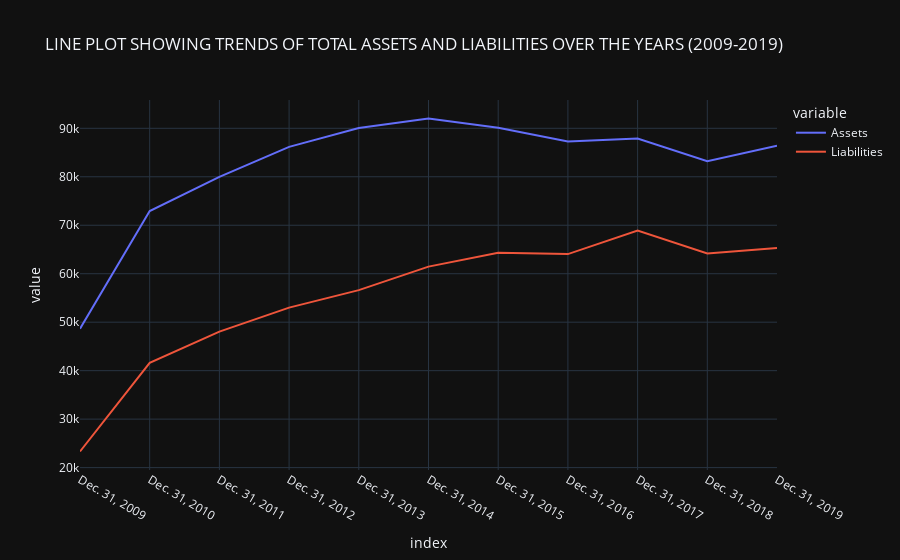

The cell this chart's notebook holds for it:
### Markdown cell above
__NOTE:__ The equity column was dropped because the total sum of the values does not correspond to the total equity as seen from the explanation of the dataset.

### Code cell
px.line(data_frame = df, y = ['Assets', 'Liabilities'], template = 'plotly_dark', 
        title = 'LINE PLOT SHOWING TRENDS OF TOTAL ASSETS AND LIABILITIES OVER THE YEARS (2009-2019)', 
        labels = {'y':'Values in millions',
                  'x':'Year'})

### Figure 1 — Plotly figure (JSON) as saved in the notebook; plotly's stock layout.template omitted (floating-point values rounded to 4 significant figures)
{"data": [{"hovertemplate": "variable=Assets<br>index=%{x}<br>value=%{y}<extra></extra>", "legendgroup": "Assets", "line": {"color": "#636efa", "dash": "solid"}, "marker": {"symbol": "circle"}, "mode": "lines", "name": "Assets", "orientation": "v", "showlegend": true, "type": "scatter", "x": ["Dec. 31, 2009", "Dec. 31, 2010", "Dec. 31, 2011", "Dec. 31, 2012", "Dec. 31, 2013", "Dec. 31, 2014", "Dec. 31, 2015", "Dec. 31, 2016", "Dec. 31, 2017", "Dec. 31, 2018", "Dec. 31, 2019"], "xaxis": "x", "y": [48671, 72921, 79974, 86174, 90055, 92023, 90093, 87270, 87896, 83216, 86381], "yaxis": "y"}, {"hovertemplate": "variable=Liabilities<br>index=%{x}<br>value=%{y}<extra></extra>", "legendgroup": "Liabilities", "line": {"color": "#EF553B", "dash": "solid"}, "marker": {"symbol": "circle"}, "mode": "lines", "name": "Liabilities", "orientation": "v", "showlegend": true, "type": "scatter", "x": ["Dec. 31, 2009", "Dec. 31, 2010", "Dec. 31, 2011", "Dec. 31, 2012", "Dec. 31, 2013", "Dec. 31, 2014", "Dec. 31, 2015", "Dec. 31, 2016", "Dec. 31, 2017", "Dec. 31, 2018", "Dec. 31, 2019"], "xaxis": "x", "y": [23325, 41604, 48053, 53006, 56615, 61462, 64329, 64050, 68919, 64158, 65283], "yaxis": "y"}], "layout": {"legend": {"title": {"text": "variable"}, "tracegroupgap": 0}, "title": {"text": "LINE PLOT SHOWING TRENDS OF TOTAL ASSETS AND LIABILITIES OVER THE YEARS (2009-2019)"}, "xaxis": {"anchor": "y", "domain": [0, 1], "title": {"text": "index"}}, "yaxis": {"anchor": "x", "domain": [0, 1], "title": {"text": "value"}}}}
